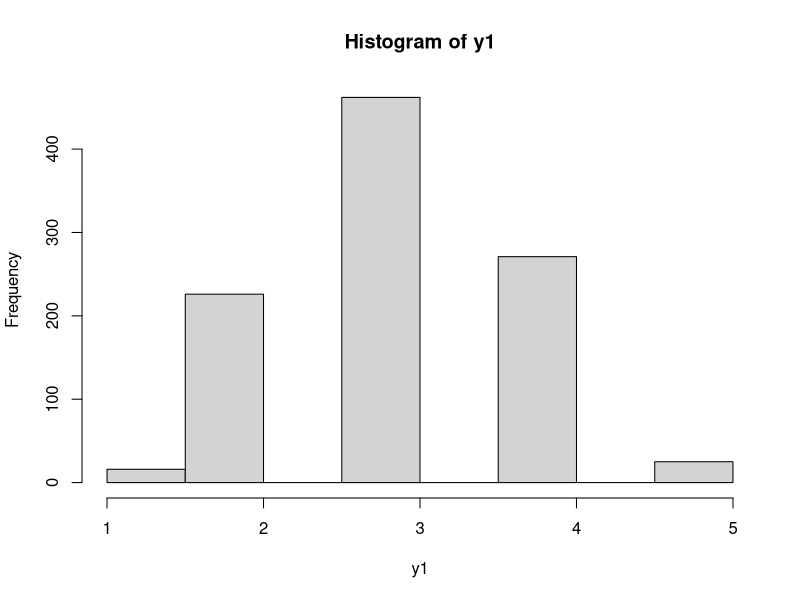
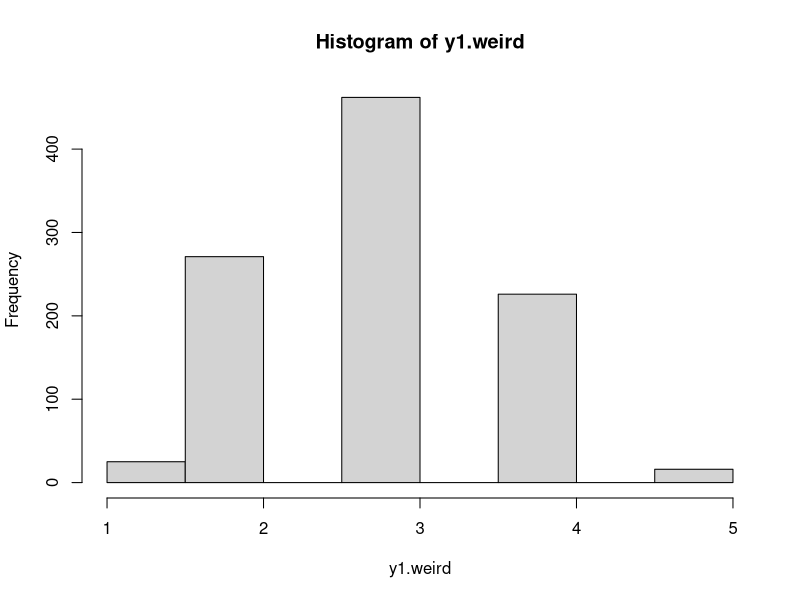
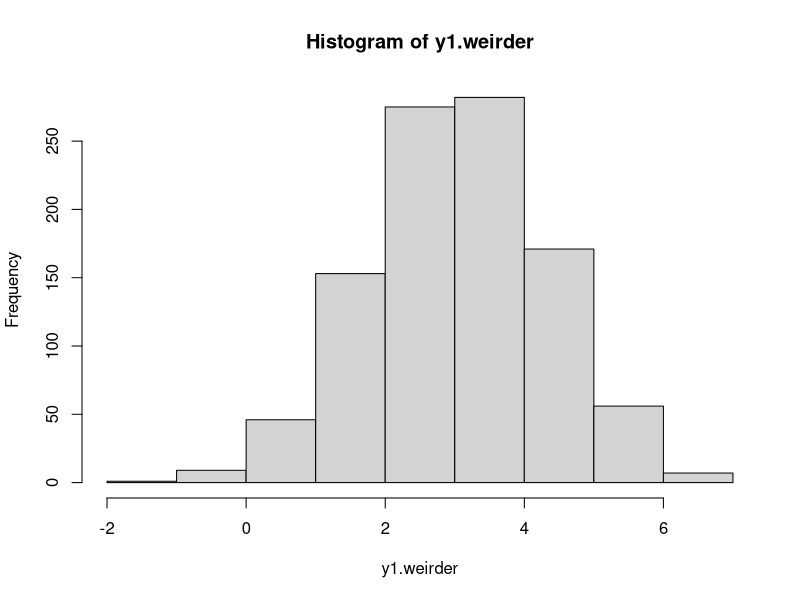

Reproduce these figures in R, in order.
## ---- chunk 1

#Vary the sample size -- set value of N
#Vary the degree of unequal thresholds -- choose between mild, moderate, and severe
#Vary the size of the predictor effects of eta -- b1 and b2
### 2 Conditions: [.1, .2, .9]; [.2, .4, .8]
#Vary the link between eta and ystar - gamma1 and gamma2
### 3 Conditions: [.4, .3]; [.8, .6]; [1.6, 1.2]
# 
# THE FOLLOWING IS A DEMONSTRATION OF HOW YOU WOULD USE A FOR LOOP HERE
# YOU WOULD NEST EVERYTHING WITHIN THE FOR LOOP
# gammas.A <- c(.4, .3)
# gammas.B <- c(.8, .6)
# gammas.C <- c(1.6, 1.2)
# 
# list.of.gammas <- list(gammas.A, gammas.B, gammas.C)
# 
# for (g in 1:3) {
#   whatever.gamma <- list.of.gammas[[g]]
#   gamma1 <- whatever.gamma[1]
#   gamma.2 <- whatever.gamma[2]
# }

#step 1 - generate background variables
N <- 1000 #not going to change when we're just looking at histograms
x1 <- rnorm(N)
x2 <- rbinom(N,1,.5)

b1 <- .1
b2 <- .2
b3 <- .9

equal1 <- -1.8
equal2 <- -0.6
equal3 <- 0.6
equal4 <- 1.8

mild1 <- -1
mild2 <- -0.2
mild3 <- 1
mild4 <- 2.5

severe1 <- 1
severe2 <- 2
severe3 <- 2.5
severe4 <- 3


#step 2 - generate eta
eta <- b1*x1 + b2*x2 + b3*rnorm(N)

#step 3 - generate ystar

gamma1 <- .8
gamma2 <- .6

ystar1 <- gamma1*eta + gamma2*rnorm(N, 0, sd(eta))
# ystar2 <- gamma1*eta + gamma2*rnorm(N, 0, sd(eta))
# ystar3 <- gamma1*eta + gamma2*rnorm(N, 0, sd(eta))
# ystar4 <- gamma1*eta + gamma2*rnorm(N, 0, sd(eta))
# ystar5 <- gamma1*eta + gamma2*rnorm(N, 0, sd(eta))
# ystar6 <- gamma1*eta + gamma2*rnorm(N, 0, sd(eta))
# ystar7 <- gamma1*eta + gamma2*rnorm(N, 0, sd(eta))
# ystar8 <- gamma1*eta + gamma2*rnorm(N, 0, sd(eta))
# ystar9 <- gamma1*eta + gamma2*rnorm(N, 0, sd(eta))
# ystar10 <- gamma1*eta + gamma2*rnorm(N, 0, sd(eta))


#generate y1...y10
#y1- equally spaced
y1<-rep(NA, N)

for (a in 1:N) {
  if (ystar1[a] <= equal1) {
    y1[a] = 1
  }
  else if (ystar1[a] <= equal2) {
    y1[a] = 2
  }
  else if (ystar1[a] <= equal3) {
    y1[a] = 3;
  }
  else if (ystar1[a] <= equal4) {
    y1[a] = 4
  }
  else {
    y1[a] = 5
  }
}
hist(y1)

## ---- chunk 2
#This is for demonstration purposes only
y1.weird <- 6 - y1
y1.weirder <- y1 + rnorm(N, 0, 1)

hist(y1.weird)
hist(y1.weirder)

